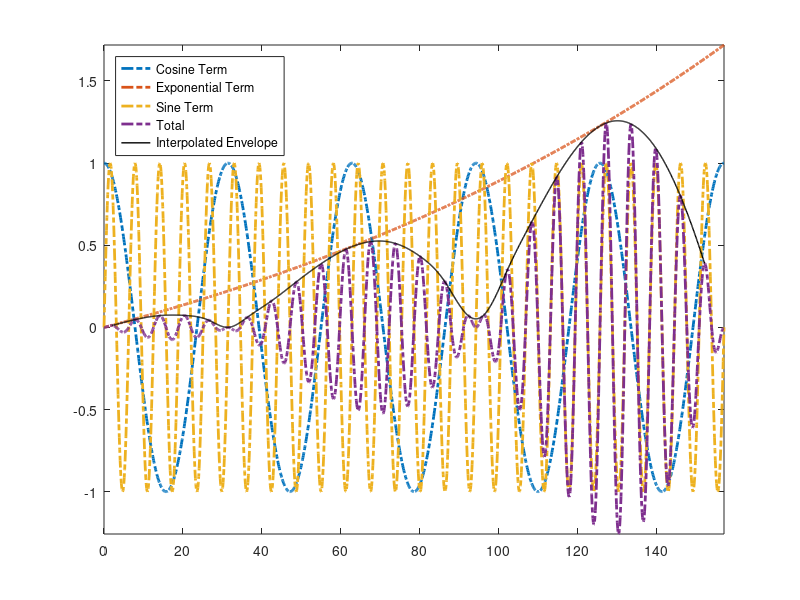

Source code (MATLAB):
function [ y_out ]  = find_envelope( x_in , y_in )
%   find_envelope.m, by Bradley J. Clymer
%   function to find the envelope of a timeseries maximum,
%   using cubic spline interpolation; run with no arguments for a
%   demonstration. 
if nargin == 0
    clc
    x_in    = linspace( 0 , 50*pi , 1500 )'                                                         ;
    y_in    = cos( x_in / 20 ) .* ( exp( ( x_in / max( x_in ) ) ) - 1 ) .* sin( x_in )              ;
    if exist( 'f_fig' , 'var' )
        delete( f_fig ) %#ok<NODEF>
    end
    f_fig   = figure                                                                                ;
end
x_in    = x_in( : )                                                                                 ;
y_in    = y_in( : )                                                                                 ;
if nargin == 0
    plot( x_in , [ cos( x_in / 5 ) ,                                                                ...
                 ( exp( ( x_in / max( x_in ) ) ) - 1 ) ,                                            ...
                   sin( x_in ) ,                                                                    ...
                   y_in ] ,                                                                         ...
                   '-.' , 'LineWidth' , 2 )                                                      	;
    hold on
    axis tight
end
envelope_points     = [ 0 ; diff( sign( diff( y_in ) ) ) ; 0 ] == -2                                ;
envelope_values     = y_in( envelope_points )                                                       ;
x_out               = x_in( envelope_points )                                                       ;
y_out               = interp1( x_out , envelope_values , x_in , 'spline' )                          ;

if nargin == 0
    plot( x_in, y_out , 'k' , 'LineWidth' , 1 )
    legend( { 'Cosine Term' , 'Exponential Term' , 'Sine Term' , 'Total' , 'Interpolated Envelope' }...
            , 'Location' , 'Northwest' )
end

end